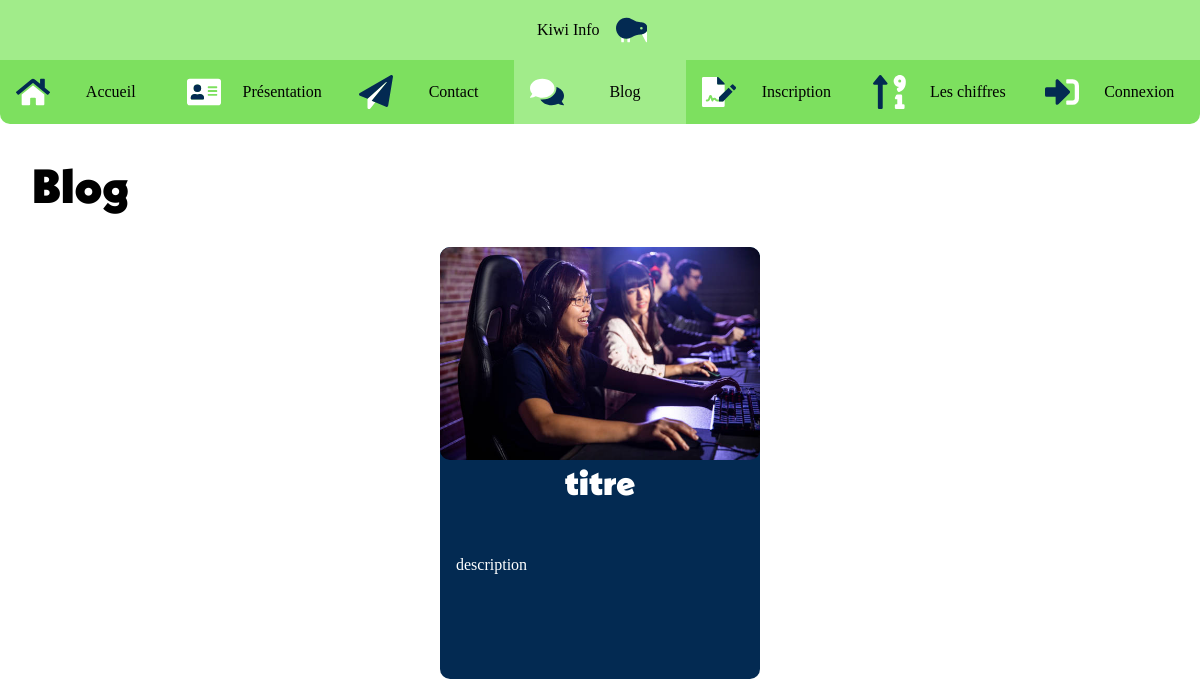
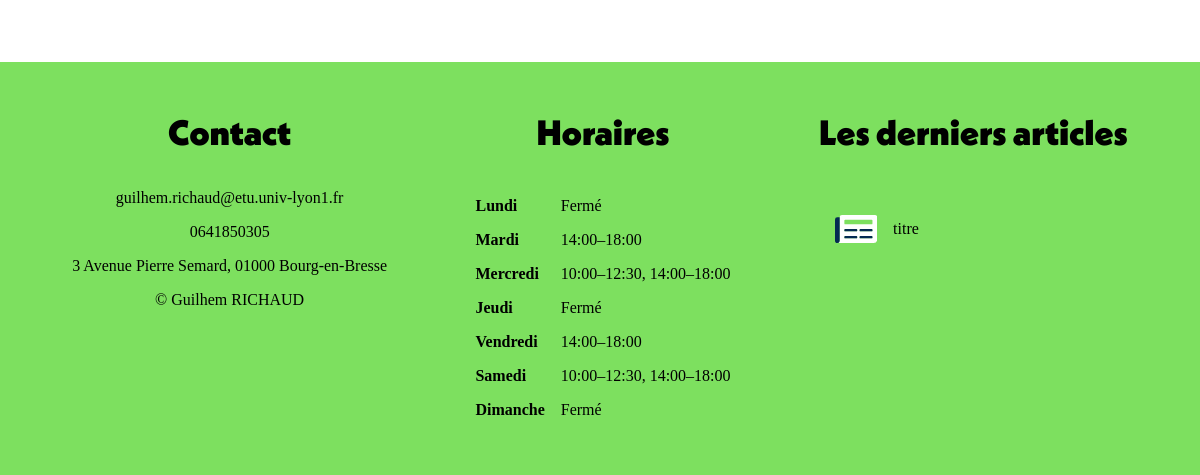
/blog.php, run on an earlier commit of the app's database (2 pictures, top to bottom).
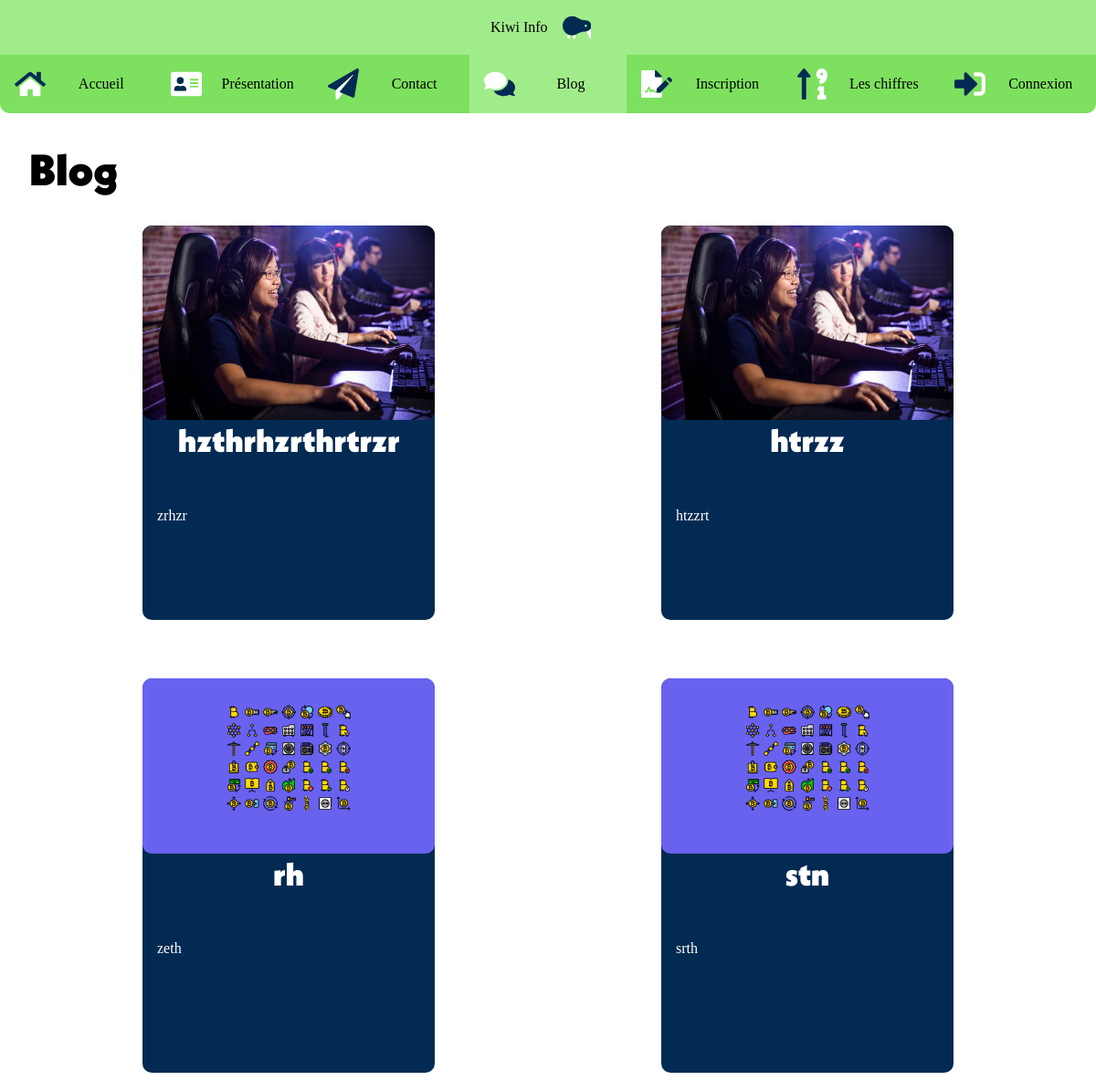
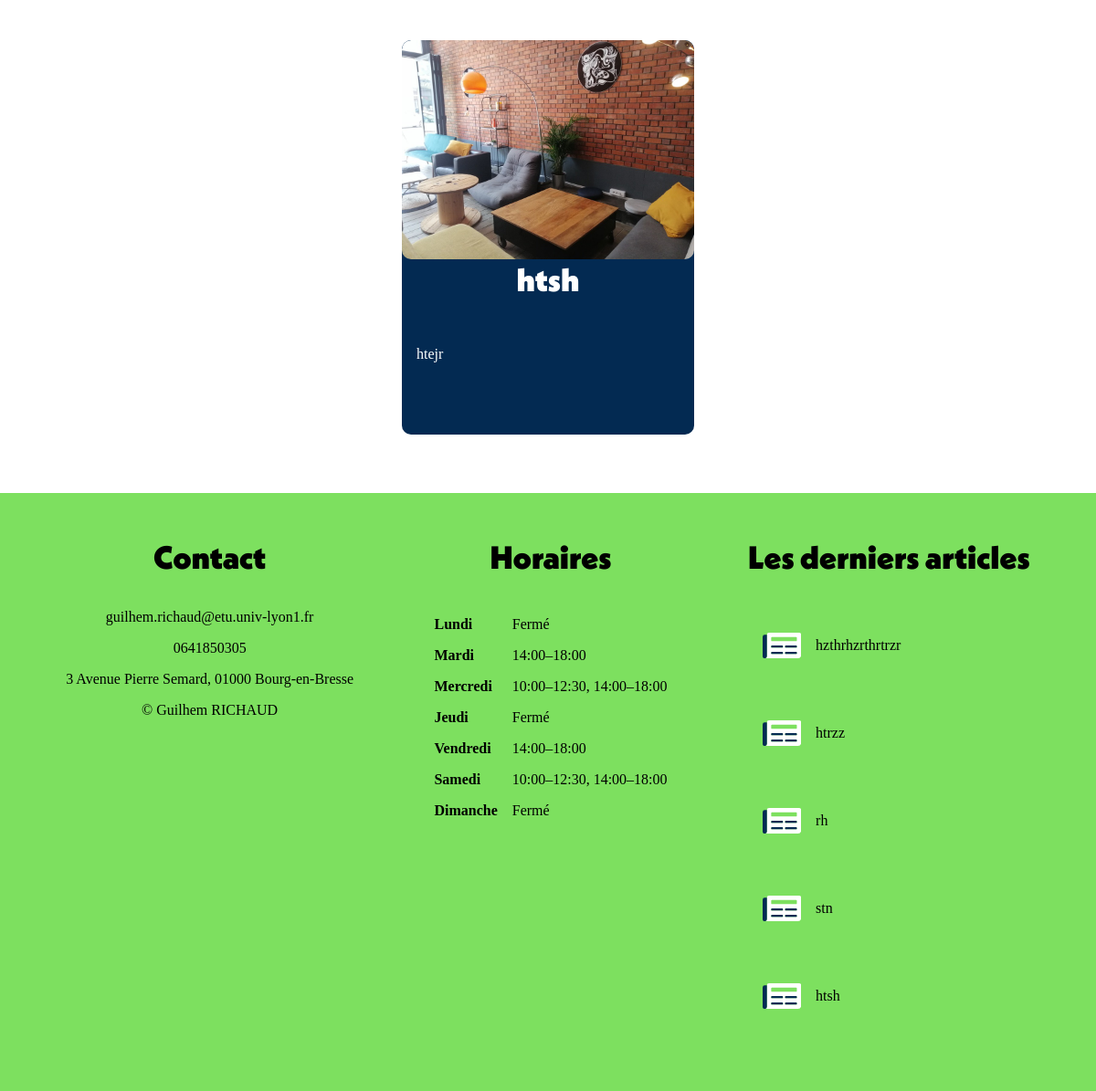
And on a later commit of the database (2 pictures, top to bottom).
### tables this page shows
CREATE TABLE "articles" (
	"id"	INTEGER,
	"titre1"	TEXT,
	"titre2"	TEXT,
	"description"	TEXT,
	"auteur"	TEXT,
	"contenu"	INTEGER,
	"image"	TEXT,
	"creationDate"	INTEGER,
	PRIMARY KEY("id" AUTOINCREMENT)
);

### include/config.php (called while the page is built, shortened)
<?php
function addActive($link) {
    if ($_SERVER['PHP_SELF'] == $link) {
        return 'active';
    }
}

### modules/blog-home.php (the view, shortened to what this page needs)
<h1>Blog</h1>
<div class="articles-wrapper">
    <?php
        $sql = 'select * from articles order by id desc limit 5';
        foreach ($pdo->query($sql) as $row): ?>
            <a href="blog.php?article=<?=$row["id"]?>" class="article-panel">
                <img src="./img/articles-illustrations/<?=$row["image"]?>" alt="<?=$row["titre1"]?>">
                    <h2><?= $row['titre1']?></h2>
                <p><?= $row['description']?></p>
            </a>
    <?php endforeach ?>
</div>

### blog.php (shortened to what this page needs)
<?php include_once 'include/config.php' ?>
<!DOCTYPE html>
<html lang="fr">
<head>
    <link rel="stylesheet" href="css/style.css">
</head>
<body>
    <?php include_once 'modules/header.php' ?>
    <main>
        <?php
            if (isset($_GET['article']))
                include_once 'modules/blog-article.php';
            else
                include_once 'modules/blog-home.php';
        ?>
    </main>
    <?php include_once 'modules/footer.php' ?>
</body>
</html>

### modules/header.php (shortened to what this page needs)
<?php include_once __DIR__.'/../include/config.php' ?>
<header>
    <a href="/index.php" id="logo-group">
        <p>Kiwi Info</p>
    </a>
    <nav id="navbar">
        <ul>
            <li class="<?= addActive('/index.php') ?>">
                <a href="/index.php">
                    <span>Accueil</span>
                </a>
            </li>
            <li class="<?= addActive('/presentation.php') ?>">
                <a href="/presentation.php">
                    <span>Présentation</span>
                </a>
            </li>
            <li class="<?= addActive('/contact.php') ?>">
                <a href="/contact.php">
                    <span>Contact</span>
                </a>
            </li>
            <li id="nav-blog" class="<?= addActive('/blog.php') ?>">
                <div id="blog">
                    <a href="/blog.php">
                        <span>Blog</span>
                    </a>
                </div>
                        <?php
                            include_once __DIR__.'/../include/start-db.php';
                            $sql = 'select * from articles order by id desc limit 5';
                            foreach ($pdo->query($sql) as $row): ?>
                            <li class="<?php if(($_GET['article']??-1) == $row['id']) echo 'active' ?>">
                                <a href="/blog.php?article=<?=$row['id']?>">
                                    <svg aria-hidden="true" focusable="false" data-prefix="fad" data-icon="newspaper" role="img" xmlns="http://www.w3.org/2000/svg" viewBox="0 0 576 512" class="icon"><g class="fa-group"><path fill="currentColor" d="M544 64H96a32 32 0 0 0-32 32v322.21c0 .36-.05.73-.09 1.09 0 .21 0 .42-.08.63s-.08.66-.13 1-.08.46-.12.68-.1.61-.16.91-.11.46-.16.69-.13.59-.21.87-.13.46-.19.69l-.24.84-.24.68c-.09.28-.18.55-.28.82s-.17.45-.26.67-.21.53-.32.79-.2.45-.3.67-.23.51-.35.76l-.33.65c-.13.25-.25.49-.39.74l-.36.63-.42.72-.39.61c-.15.23-.3.46-.46.69l-.42.6-.48.66c-.15.2-.3.39-.46.58s-.33.43-.51.64l-.48.55-.54.61-.51.53c-.18.2-.37.39-.57.59l-.53.5-.6.56-.55.48-.62.52-.58.46-.65.49-.6.43-.68.46c-.2.14-.41.27-.62.4l-.69.43-.65.37c-.23.13-.47.27-.71.39l-.67.34c-.24.13-.48.25-.73.36l-.69.31-.74.32-.71.28-.77.29-.72.24-.78.25-.75.21-.79.21-.76.17-.81.17-.77.14-.82.12-.79.1-.83.09-.81.06h-1.65H528a48 48 0 0 0 48-48V96a32 32 0 0 0-32-32zM304 372a12 12 0 0 1-12 12H140a12 12 0 0 1-12-12v-8a12 12 0 0 1 12-12h152a12 12 0 0 1 12 12zm0-96a12 12 0 0 1-12 12H140a12 12 0 0 1-12-12v-8a12 12 0 0 1 12-12h152a12 12 0 0 1 12 12zm208 96a12 12 0 0 1-12 12H348a12 12 0 0 1-12-12v-8a12 12 0 0 1 12-12h152a12 12 0 0 1 12 12zm0-96a12 12 0 0 1-12 12H348a12 12 0 0 1-12-12v-8a12 12 0 0 1 12-12h152a12 12 0 0 1 12 12zm0-96a12 12 0 0 1-12 12H140a12 12 0 0 1-12-12v-40a12 12 0 0 1 12-12h360a12 12 0 0 1 12 12z" class="fa-secondary"></path><path fill="currentColor" d="M292 352H140a12 12 0 0 0-12 12v8a12 12 0 0 0 12 12h152a12 12 0 0 0 12-12v-8a12 12 0 0 0-12-12zm0-96H140a12 12 0 0 0-12 12v8a12 12 0 0 0 12 12h152a12 12 0 0 0 12-12v-8a12 12 0 0 0-12-12zm208 96H348a12 12 0 0 0-12 12v8a12 12 0 0 0 12 12h152a12 12 0 0 0 12-12v-8a12 12 0 0 0-12-12zm0-96H348a12 12 0 0 0-12 12v8a12 12 0 0 0 12 12h152a12 12 0 0 0 12-12v-8a12 12 0 0 0-12-12zM0 128v287.33c0 17.44 13.67 32.18 31.1 32.67A32 32 0 0 0 64 416V96H32a32 32 0 0 0-32 32z" class="fa-primary"></path></g></svg>
                                    <span class="article-title"><?=$row['titre1']?></span>
                                </a>
                            </li>
                        <?php endforeach ?>
            </li>
            <?php if (isset($_SESSION['user'])) : ?>
                <li class="<?= addActive('/creation-article.php') ?>">
                    <a href="/creation-article.php">
                        <svg aria-hidden="true" focusable="false" data-prefix="fad" data-icon="file-signature" role="img" xmlns="http://www.w3.org/2000/svg" viewBox="0 0 576 512" class="icon"><g class="fa-group"><path fill="currentColor" d="M64 400a16 16 0 0 0 16 16h12.39a43.17 43.17 0 0 0 41-29.53L144 354.59l16.83 50.47c4.45 13.46 23.11 14.87 29.48 2.09l7.69-15.34a10.91 10.91 0 0 1 10-6.19 11.08 11.08 0 0 1 10.17 6.52A43 43 0 0 0 256 416h101l27-27.19v99.31A23.94 23.94 0 0 1 360 512H23.88A23.94 23.94 0 0 1 0 488V23.88A23.94 23.94 0 0 1 24 0h232v112a16 16 0 0 0 16 16h112v123.67L288 347v37h-32a11.63 11.63 0 0 1-9.35-6.5c-11.94-23.86-46.25-30.35-66-14.16l-13.88-41.64a24 24 0 0 0-45.55 0L103 376.34A11.21 11.21 0 0 1 92.39 384H80a16 16 0 0 0-16 16z" class="fa-secondary"></path><path fill="currentColor" d="M384 121.9a23.9 23.9 0 0 0-7-16.9L279.1 7a24 24 0 0 0-17-7H256v112a16 16 0 0 0 16 16h112zM288 347v69h69l161.67-162.78-67.88-67.88zm280.56-179.65l-31.87-31.87a25.48 25.48 0 0 0-36 0l-27.25 27.25 67.88 67.88 27.25-27.25a25.45 25.45 0 0 0-.01-36.01z" class="fa-primary"></path></g></svg>
                        <span>Creation Article</span>
                    </a>
                </li>
            <?php else: ?>
                <li class="<?= addActive('/inscription.php') ?>">
                    <a href="/inscription.php">
                        <span>Inscription</span>
                    </a>
                </li>
            <?php endif; ?>
            <li class="<?= addActive('/les_chiffres.php') ?>">
                <a href="/les_chiffres.php">
                    <span>Les chiffres</span>
                </a>
            </li>
            <?php
                if (isset($_SESSION['user'])) :
                    ?>
            <li class="<?= addActive('/logout.php') ?>">
                <a href="/logout.php">
                    <svg aria-hidden="true" focusable="false" data-prefix="fad" data-icon="sign-out-alt" role="img" xmlns="http://www.w3.org/2000/svg" viewBox="0 0 512 512" class="icon"><g class="fa-group"><path fill="currentColor" d="M64 160v192a32 32 0 0 0 32 32h84a12 12 0 0 1 12 12v40a12 12 0 0 1-12 12H96a96 96 0 0 1-96-96V160a96 96 0 0 1 96-96h84a12 12 0 0 1 12 12v40a12 12 0 0 1-12 12H96a32 32 0 0 0-32 32z" class="fa-secondary"></path><path fill="currentColor" d="M288 424v-96H152a23.94 23.94 0 0 1-24-24v-96a23.94 23.94 0 0 1 24-24h136V88c0-21.4 25.9-32 41-17l168 168a24.2 24.2 0 0 1 0 34L329 441c-15 15-41 4.52-41-17z" class="fa-primary"></path></g></svg>
                    <span>Déconnexion <?= $_SESSION['user']['name']??'no_name'?></span>
                </a>
            </li>
            <?php
                else:
                    ?>
            <li class="<?= addActive('/login.php') ?>">
                <a href="/login.php">
                    <span>Connexion</span>
                </a>
            </li>
            <?php
                endif;
                ?>
        </ul>
    </nav>
</header>

### modules/footer.php (shortened to what this page needs)
<?php include_once __DIR__.'/../include/config.php' ?>
<footer>
        <div>
            <a href="contact.php"><h2>Contact</h2></a>
            <address>
                <a href="mailto:<?php echo MAIL_ADDRESS ?>"><?php echo MAIL_ADDRESS ?></a>
                <a href="tel:+33<?php echo TEL_NUM ?>">0<?php echo TEL_NUM ?></a>
                <a href="https://www.google.com/maps/embed?pb=!1m18!1m12!1m3!1d1380.7490294918682!2d5.215268708047464!3d46.200546284107745!2m3!1f0!2f0!3f0!3m2!1i1024!2i768!4f13.1!3m3!1m2!1s0x47f353d4089ec7cd%3A0x66db7c69403257f4!2s3%20Av.%20Pierre%20Semard%2C%2001000%20Bourg-en-Bresse!5e0!3m2!1sfr!2sfr!4v1635409448089!5m2!1sfr!2sfr"><?php echo POST_ADDRESS ?></a>
            </address>
            <p>&copy; Guilhem RICHAUD</p>
        </div>
        <div>
            <section>
                <table>
                    <caption><h2>Horaires</h2></caption>
                    <tr>
                        <th>Lundi</th>
                        <td>Fermé</td>
                    </tr>
                    <tr>
                        <th>Mardi</th>
                        <td>14:00–18:00</td>
                    </tr>
                    <tr>
                        <th>Mercredi</th>
                        <td>10:00–12:30, 14:00–18:00</td>
                    </tr>
                    <tr>
                        <th>Jeudi</th>
                        <td>Fermé</td>
                    </tr>
                    <tr>
                        <th>Vendredi</th>
                        <td>14:00–18:00</td>
                    </tr>
                    <tr>
                        <th>Samedi</th>
                        <td>10:00–12:30, 14:00–18:00</td>
                    </tr>
                    <tr>
                        <th>Dimanche</th>
                        <td>Fermé</td>
                    </tr>
                </table>
            </section>
        </div>
        <div>
            <h2>Les derniers articles</h2>
            <nav>
                <ul>
                    <?php
                        include_once __DIR__.'/../include/start-db.php';
                        $sql = 'select * from articles order by id desc limit 5';
                        foreach ($pdo->query($sql) as $row): ?>
                        <li>
                            <a class="last-article <?php if(($_GET['article']??-1) == $row['id']) echo 'active' ?>" href="/blog.php?article=<?=$row['id']?>">
                                <span class="article-title"><?=$row['titre1']?></span>
                            </a>
                        </li>
                    <?php endforeach ?>
                </ul>
            </nav>
        </div>
    </footer>

What changed in the data, as far as the page shows it:
no longer on this page (row unchanged): articles: image+titre1 (picture), titre1 "titre", description "description"
added articles: image+titre1 (picture), titre1 "hzthrhzrthrtrzr", description "zrhzr"
added articles: image+titre1 (picture), titre1 "htrzz", description "htzzrt"
added articles: image (picture), titre1 "rh", description "zeth"
added articles: image (picture), titre1 "stn", description "srth"
added articles: image+titre1 (picture), titre1 "htsh", description "htejr"
